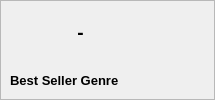
       <widget class="QFrame" name="frm_home_genre">
        <property name="geometry">
         <rect>
          <x>230</x>
          <y>150</y>
          <width>215</width>
          <height>100</height>
         </rect>
        </property>
        <property name="minimumSize">
         <size>
          <width>215</width>
          <height>100</height>
         </size>
        </property>
        <property name="maximumSize">
         <size>
          <width>215</width>
          <height>100</height>
         </size>
        </property>
        <property name="frameShape">
         <enum>QFrame::StyledPanel</enum>
        </property>
        <property name="frameShadow">
         <enum>QFrame::Raised</enum>
        </property>
        <widget class="QLabel" name="lbl_home_genre_info">
         <property name="geometry">
          <rect>
           <x>10</x>
           <y>10</y>
           <width>141</width>
           <height>45</height>
          </rect>
         </property>
         <property name="font">
          <font>
           <pointsize>14</pointsize>
           <weight>75</weight>
           <bold>true</bold>
          </font>
         </property>
         <property name="text">
          <string>-</string>
         </property>
         <property name="alignment">
          <set>Qt::AlignCenter</set>
         </property>
        </widget>
        <widget class="QLabel" name="lbl_home_genre_icon">
         <property name="geometry">
          <rect>
           <x>144</x>
           <y>10</y>
           <width>65</width>
           <height>45</height>
          </rect>
         </property>
         <property name="minimumSize">
          <size>
           <width>65</width>
           <height>45</height>
          </size>
         </property>
         <property name="maximumSize">
          <size>
           <width>65</width>
           <height>45</height>
          </size>
         </property>
         <property name="text">
          <string/>
         </property>
         <property name="pixmap">
          <pixmap resource="Icons/bookstore.qrc">:/Icons/bookmark.svg</pixmap>
         </property>
         <property name="scaledContents">
          <bool>false</bool>
         </property>
         <property name="alignment">
          <set>Qt::AlignCenter</set>
         </property>
        </widget>
        <widget class="QLabel" name="lbl_home_genre_title">
         <property name="geometry">
          <rect>
           <x>10</x>
           <y>70</y>
           <width>195</width>
           <height>20</height>
          </rect>
         </property>
         <property name="font">
          <font>
           <pointsize>10</pointsize>
           <weight>75</weight>
           <bold>true</bold>
          </font>
         </property>
         <property name="text">
          <string>Best Seller Genre</string>
         </property>
         <property name="alignment">
          <set>Qt::AlignLeading|Qt::AlignLeft|Qt::AlignVCenter</set>
         </property>
         <property name="wordWrap">
          <bool>false</bool>
         </property>
        </widget>
       </widget>
